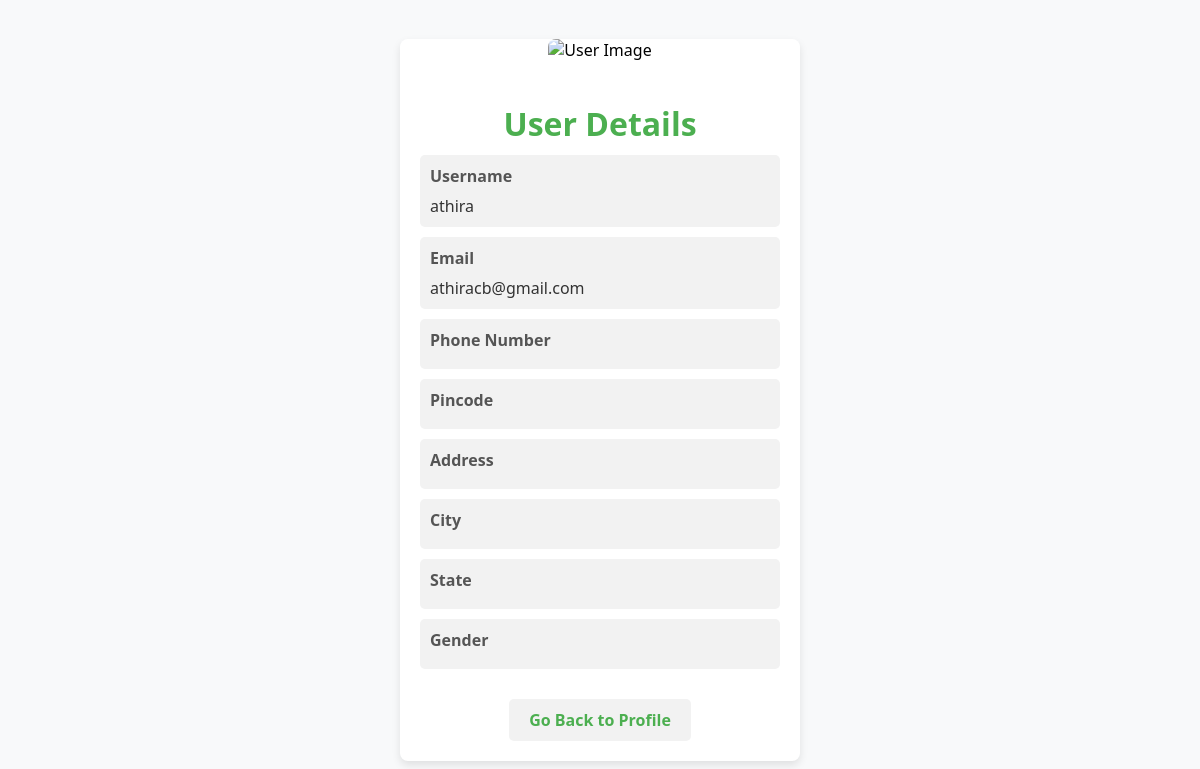
The app's page /user_profile/ (signed in), older data.
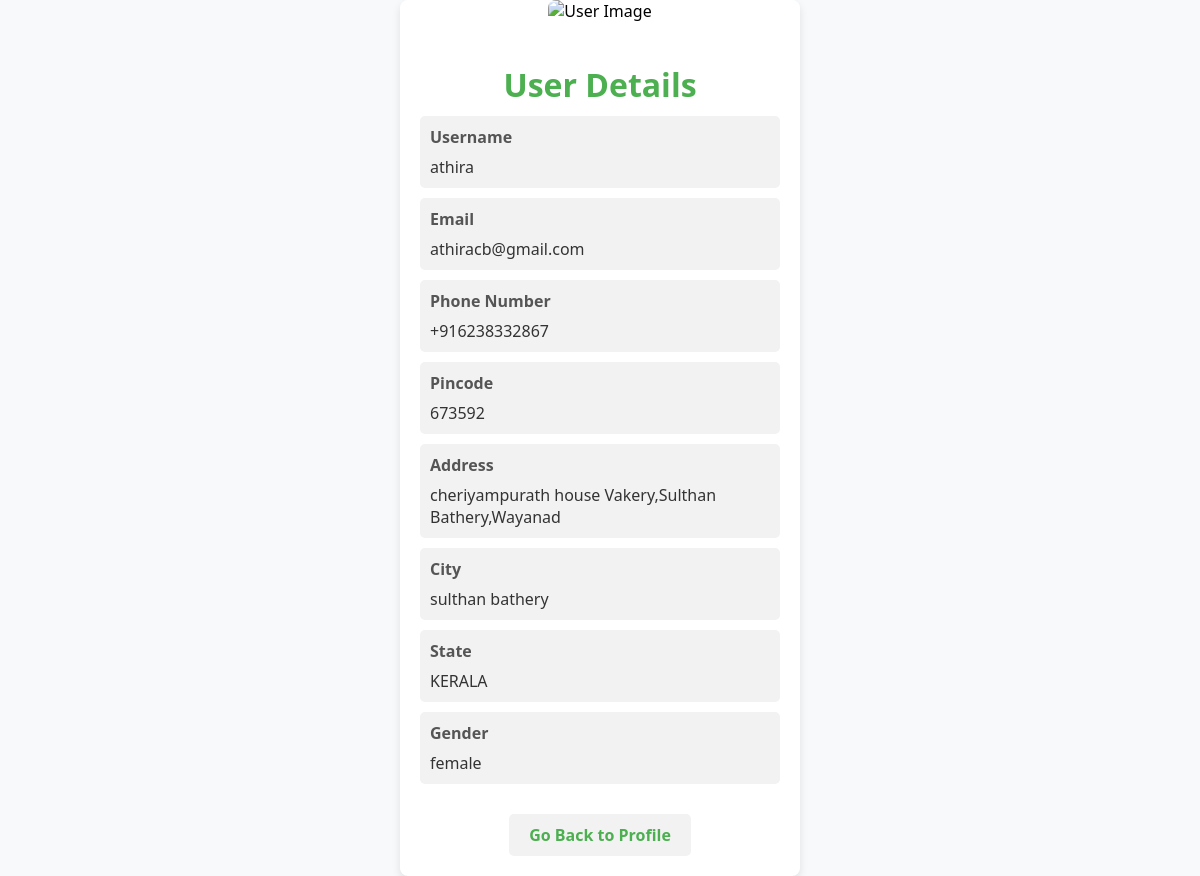
The same page, newer data.
### firstapp/models.py (models this page shows, shortened)
class CustomUser(AbstractUser):
    ADMIN = 1
    CUSTOMER = 2
    DELIVERYTEAM = 3
    USER_TYPES = (
        (ADMIN, 'Admin'),
        (CUSTOMER, 'Customer'),
        (DELIVERYTEAM, 'Deliveryteam')
    )
    user_types = models.PositiveSmallIntegerField(choices=USER_TYPES,default='2')
    fullName = models.CharField(max_length=50)
    email = models.EmailField(max_length=100, unique=True)
    phone = models.CharField(max_length=12, blank=True)
    password = models.CharField(max_length=128)
    is_admin = models.BooleanField(default=False)
    is_staff = models.BooleanField(default=False)
    is_active = models.BooleanField(default=True)
    is_superadmin = models.BooleanField(default=False)
    objects = UserManager()

class ProfileUser(models.Model):
    user = models.OneToOneField(CustomUser, on_delete=models.CASCADE)
    fullName = models.CharField(max_length=50, blank=True, null=True)
    email = models.EmailField(blank=True, null=True)
    phone_number = models.CharField(max_length=15, blank=True, null=True)
    pincode = models.CharField(max_length=10, blank=True, null=True)
    address = models.TextField(blank=True, null=True)
    gender = models.CharField(max_length=10, blank=True, null=True)
    city = models.CharField(max_length=50, blank=True, null=True)  # New field
    state = models.CharField(max_length=50, blank=True, null=True)  # New field

### firstapp/views.py (the view)
# urls.py: path('user_profile/',views.user_profile,name="user_profile"),
def user_profile(request):
    user = request.user
    context = {
        'user': user,
    }
    return render(request, 'user_profile.html', context)

### templates/user_profile.html (shortened to what this page needs)
{% load static %}
{% load i18n %}
<!DOCTYPE html>
<html lang="en">
<head>
</head>
<body>
    <div class="card">
        <img src="{% static 'images/user-profile.jpg' %}" alt="{% trans 'User Image' %}">
        <div class="card-content">
            <h1>{% trans "User Details" %}</h1>
            <ul class="details-list">
                <li>
                    <label>{% trans "Username" %}</label>
                    <p>{{ user.fullName}}</p>
                </li>
                <li>
                    <label>{% trans "Email" %}</label>
                    <p>{{ user.email }}</p>
                </li>
                <li>
                    <label>{% trans "Phone Number" %}</label>
                    <p>{{ user.profileuser.phone_number }}</p>
                </li>
                <li>
                    <label>{% trans "Pincode" %}</label>
                    <p>{{ user.profileuser.pincode }}</p>
                </li>
                <li>
                    <label>{% trans "Address" %}</label>
                    <p>{{ user.profileuser.address }}</p>
                </li>
                <li>
                    <label>{% trans "City" %}</label>
                    <p>{{ user.profileuser.city }}</p>
                </li>
                <li>
                    <label>{% trans "State" %}</label>
                    <p>{{ user.profileuser.state }}</p>
                </li>
                <li>
                    <label>{% trans "Gender" %}</label>
                    <p>{{ user.profileuser.gender }}</p>
                </li>
            </ul>
            <a href="{% url 'profile' %}">{% trans "Go Back to Profile" %}</a>
        </div>
    </div>
</body>
</html>

### templates/user_profile.html (style rules this page uses)
body { font-family: 'Segoe UI', Tahoma, Geneva, Verdana, sans-serif; margin: 0; padding: 0; background-color: #f8f9fa; background-image: url('/static/images/pro10.jpg'); background-repeat: no-repeat; background-size: cover; background-attachment: fixed; display: flex; justify-content: center; align-items: center; min-height: 100vh; }
.card { max-width: 400px; width: 100%; background-color: #fff; box-shadow: 0 4px 8px rgba(0, 0, 0, 0.1); border-radius: 8px; overflow: hidden; text-align: center; transition: transform 0.3s; }
.card img { width: 100%; height: 200px; object-fit: cover; border-radius: 8px 8px 0 0; }
.card-content { padding: 20px; }
h1 { color: #4caf50; margin-bottom: 10px; }
.details-list { list-style: none; padding: 0; margin: 0; text-align: left; }
.details-list li { padding: 10px; background-color: #f2f2f2; border-radius: 5px; margin-bottom: 10px; }
label { display: block; margin-bottom: 8px; color: #555; font-weight: bold; }
p { margin: 0; color: #333; }
a { text-decoration: none; color: #4caf50; font-weight: bold; display: inline-block; margin-top: 20px; padding: 10px 20px; border-radius: 5px; background-color: #f2f2f2; transition: background-color 0.3s, color 0.3s; }

Row changes from the older to the newer data that the page shows:
changed CustomUser "athira": profileuser.phone_number (not shown) → "+916238332867"; profileuser.pincode (not shown) → "673592"; profileuser.address (not shown) → "cheriyampurath house Vakery,Sulthan Bathery,Wayanad"; profileuser.city (not shown) → "sulthan bathery"; profileuser.state (not shown) → "KERALA"; profileuser.gender (not shown) → "female"
